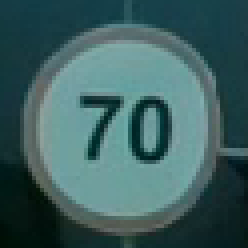
#> input picture AutoVisionDrive_pkg/Detection/Signs/Classification/test_images/1235.png, 62 x 62 px (shown 4 times larger)
$ python -i Morph_op.py   (imports and definitions only)
#> lines starting #> are read from the running program, lines starting #| are printed output that depends on the picture; after the words box and inside, x2 and y2 are one past the last pixel; in counts of white or black regions, pixels touching at a corner belong together
import cv2
import numpy as np
import math
import time
from .utilities import Distance, Distance_
from ...config import config

# [14 lines left out: function BwareaOpen, not called in this run]

def FindExtremas(img):
    positions = np.nonzero(img)
    if (len(positions)!=0):
        top = positions[0].min()
        bottom = positions[0].max()
        left = positions[1].min()
        right = positions[1].max()
        return top,bottom
    else:
        return 0,0

def FindLowestRow(img):
    positions = np.nonzero(img)

    if (len(positions)!=0):
        top = positions[0].min()
        bottom = positions[0].max()
        left = positions[1].min()
        right = positions[1].max()
        return bottom
    else:
        return img.shape[0]

# [45 lines left out: functions RetLargestContour, RetLargestContour_OuterLane, not called in this run]

def ROI_extracter(image,strtPnt,endPnt):

    ROI_mask = np.zeros(image.shape, dtype=np.uint8)
    cv2.rectangle(ROI_mask,strtPnt,endPnt,255,thickness=-1)
    #image_ROI = cv2.bitwise_and(image,image,mask=ROI_mask)
    image_ROI = cv2.bitwise_and(image,ROI_mask)
    return image_ROI

def ExtractPoint(img,specified_row):
    Point= (0,specified_row)
    specified_row_data = img[ specified_row-1,:]

    positions = np.nonzero(specified_row_data)
    #print("positions",positions)
    #print("len(positions[0])",len(positions[0]))
    if (len(positions[0])!=0):
        #print(positions[0])
        min_col = positions[0].min()
        Point=(min_col,specified_row)
    return Point

def Ret_LowestEdgePoints(gray):

    Outer_Points_list=[]
    thresh = np.zeros(gray.shape,dtype=gray.dtype)
    Lane_OneSide=np.zeros(gray.shape,dtype=gray.dtype)
    Lane_TwoSide=np.zeros(gray.shape,dtype=gray.dtype)

    _,bin_img = cv2.threshold(gray,0,255,cv2.THRESH_BINARY)

    cnts = cv2.findContours(bin_img, cv2.RETR_EXTERNAL, cv2.CHAIN_APPROX_NONE)[1]
    thresh = cv2.drawContours(thresh, cnts, 0, (255,255,255), 1) # [ contour = less then minarea contour, contourIDx, Colour , Thickness ]


    Top_Row,Bot_Row = FindExtremas(thresh)

    Contour_TopBot_PortionCut = ROI_extracter(thresh,(0, Top_Row + 5),(thresh.shape[1],Bot_Row-5))

    cnts2 = cv2.findContours(Contour_TopBot_PortionCut, cv2.RETR_EXTERNAL, cv2.CHAIN_APPROX_NONE)[1]

    LowRow_a=-1
    LowRow_b=-1

    Euc_row=0

    First_line = np.copy(Lane_OneSide)
    cnts_tmp = []


    if(len(cnts2)>1):
        for index_tmp, cnt_tmp in enumerate(cnts2):
            if((cnt_tmp.shape[0])>50):
                cnts_tmp.append(cnt_tmp)
        cnts2 = cnts_tmp

    for index, cnt in enumerate(cnts2):
        Lane_OneSide = np.zeros(gray.shape,dtype=gray.dtype)
        Lane_OneSide = cv2.drawContours(Lane_OneSide, cnts2, index, (255,255,255), 1) # [ contour = less then minarea contour, contourIDx, Colour , Thickness ]
        Lane_TwoSide = cv2.drawContours(Lane_TwoSide, cnts2, index, (255,255,255), 1) # [ contour = less then minarea contour, contourIDx, Colour , Thickness ]

        if(len(cnts2)==2):
            if (index==0):
                First_line = np.copy(Lane_OneSide)
                LowRow_a = FindLowestRow(Lane_OneSide)
            elif(index==1):
                LowRow_b = FindLowestRow(Lane_OneSide)
                if(LowRow_a<LowRow_b):# First index is shorter
                    Euc_row=LowRow_a
                else:
                    Euc_row=LowRow_b
                # [4 lines of commented-out code are left out]
                Point_a = ExtractPoint(First_line,Euc_row)
                Point_b = ExtractPoint(Lane_OneSide,Euc_row)
                Outer_Points_list.append(Point_a)
                Outer_Points_list.append(Point_b)

    return Lane_TwoSide, Outer_Points_list

# [81 lines left out: functions ApproxDistBWCntrs, Estimate_MidLane, not called in this run]

>>> import cv2
>>> picture = cv2.imread('../Signs/Classification/test_images/1235.png', cv2.IMREAD_GRAYSCALE)
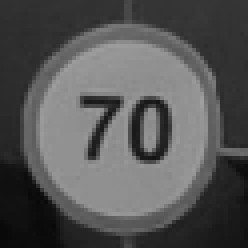
#> picture: shape (62, 62) (shown 4 times larger); min 9, max 160, mean 85.3
>>> result = Ret_LowestEdgePoints(picture)
#> in Ret_LowestEdgePoints, `_,bin_img = cv2.threshold(gray,0,255,cv2.THRESH_BINARY)`: bin_img: shape (62, 62); every value is 255
#> in Ret_LowestEdgePoints, `cnts = cv2.findContours(bin_img, cv2.RETR_EXTERNAL, cv2.CHAIN_APPROX_N..`: cnts = 1 contour; box (x1, y1, x2, y2) and area: (0, 0, 62, 62) 3721
#> in Ret_LowestEdgePoints, `thresh = cv2.drawContours(thresh, cnts, 0, (255,255,255), 1)`:
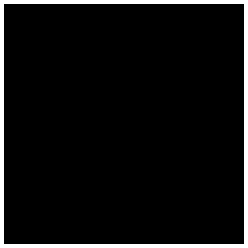
#> thresh: shape (62, 62) (shown 4 times larger); 6.3% white in thin lines or dots
#> in FindExtremas, `positions = np.nonzero(img)`: positions = 244 positions, rows 0 to 61, columns 0 to 61
#> in FindExtremas, `top = positions[0].min()`: top = 0
#> in FindExtremas, `bottom = positions[0].max()`: bottom = 61
#> in FindExtremas, `left = positions[1].min()`: left = 0
#> in FindExtremas, `right = positions[1].max()`: right = 61
#> in Ret_LowestEdgePoints, `Top_Row,Bot_Row = FindExtremas(thresh)`: Top_Row = 0; Bot_Row = 61
#> in ROI_extracter, `cv2.rectangle(ROI_mask,strtPnt,endPnt,255,thickness=-1)`:
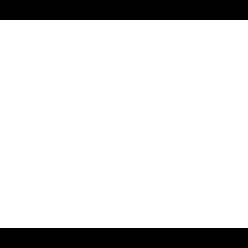
#> ROI_mask: shape (62, 62) (shown 4 times larger); 83.9% white; 2 black regions, box (x1, y1, x2, y2) and area: (0, 0, 62, 5) 310, (0, 57, 62, 62) 310
#> in ROI_extracter, `image_ROI = cv2.bitwise_and(image,ROI_mask)`:
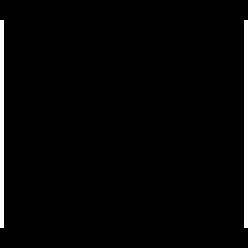
#> image_ROI: shape (62, 62) (shown 4 times larger); 2.7% white in thin lines or dots, all inside (x1, y1, x2, y2) = (0, 5, 62, 57)
#> in Ret_LowestEdgePoints, `cnts2 = cv2.findContours(Contour_TopBot_PortionCut, cv2.RETR_EXTERNAL,..`: cnts2 = 2 contours, all with area under 20
#> the loop in Ret_LowestEdgePoints, `for index_tmp, cnt_tmp in enumerate(cnts2):` made 2 passes
#> index_tmp on passes 1 to 2: 0, 1
#> the loop in Ret_LowestEdgePoints, `for index, cnt in enumerate(cnts2):` made 2 passes
#> (LowRow_b, Euc_row) on pass 2: (56, 56)
#> pass 1, in Ret_LowestEdgePoints, `Lane_OneSide = cv2.drawContours(Lane_OneSide, cnts2, index, (255,255,2..`:
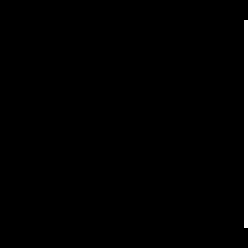
#> Lane_OneSide: shape (62, 62) (shown 4 times larger); 1.4% white in thin lines or dots, all inside (x1, y1, x2, y2) = (61, 5, 62, 57)
#> pass 2, in Ret_LowestEdgePoints, `Lane_OneSide = cv2.drawContours(Lane_OneSide, cnts2, index, (255,255,2..`:
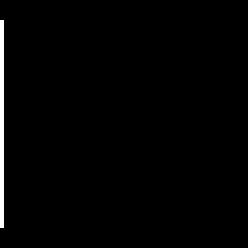
#> Lane_OneSide: shape (62, 62) (shown 4 times larger); 1.4% white in thin lines or dots, all inside (x1, y1, x2, y2) = (0, 5, 1, 57)
#> after the loop in Ret_LowestEdgePoints, `for index, cnt in enumerate(cnts2):`: Outer_Points_list = [(61, 56), (0, 56)]

$ run again, on AutoVisionDrive_pkg/Detection/Signs/Classification/test_images/1351.png
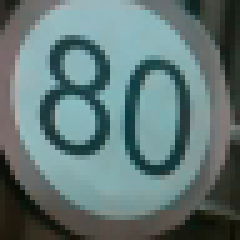
#> input picture AutoVisionDrive_pkg/Detection/Signs/Classification/test_images/1351.png, 48 x 48 px (shown 5 times larger)
#> bin_img: shape (48, 48); every value is 255
#> cnts = 1 contour; box (x1, y1, x2, y2) and area: (0, 0, 48, 48) 2209
#> in Ret_LowestEdgePoints, `thresh = cv2.drawContours(thresh, cnts, 0, (255,255,255), 1)`:
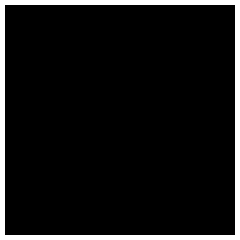
#> thresh: shape (48, 48) (shown 5 times larger); 8.2% white in thin lines or dots
#> in FindExtremas, `positions = np.nonzero(img)`: positions = 188 positions, rows 0 to 47, columns 0 to 47
#> in FindExtremas, `top = positions[0].min()`: top = 0
#> in FindExtremas, `bottom = positions[0].max()`: bottom = 47
#> in FindExtremas, `left = positions[1].min()`: left = 0
#> in FindExtremas, `right = positions[1].max()`: right = 47
#> Top_Row = 0; Bot_Row = 47
#> ROI_mask: shape (48, 48); 79.2% white; 2 black regions, box (x1, y1, x2, y2) and area: (0, 0, 48, 5) 240, (0, 43, 48, 48) 240
#> image_ROI: shape (48, 48); 3.3% white in thin lines or dots, all inside (x1, y1, x2, y2) = (0, 5, 48, 43)
#> cnts2 = 2 contours, all with area under 20
#> the loop in Ret_LowestEdgePoints, `for index_tmp, cnt_tmp in enumerate(cnts2):` made 2 passes
#> index_tmp on passes 1 to 2: 0, 1
#> the loop in Ret_LowestEdgePoints, `for index, cnt in enumerate(cnts2):` made 2 passes
#> (LowRow_b, Euc_row) on pass 2: (42, 42)
#> pass 2, in Ret_LowestEdgePoints, `Lane_OneSide = cv2.drawContours(Lane_OneSide, cnts2, index, (255,255,2..`:
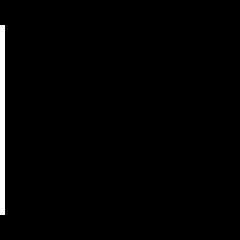
#> Lane_OneSide: shape (48, 48) (shown 5 times larger); 1.6% white in thin lines or dots, all inside (x1, y1, x2, y2) = (0, 5, 1, 43)
#> after the loop in Ret_LowestEdgePoints, `for index, cnt in enumerate(cnts2):`: Outer_Points_list = [(47, 42), (0, 42)]

$ run again, on AutoVisionDrive_pkg/Detection/Signs/Classification/test_images/1827.png
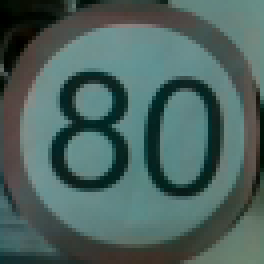
#> input picture AutoVisionDrive_pkg/Detection/Signs/Classification/test_images/1827.png, 66 x 66 px (shown 4 times larger)
#> in Ret_LowestEdgePoints, `_,bin_img = cv2.threshold(gray,0,255,cv2.THRESH_BINARY)`:
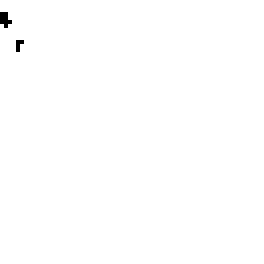
#> bin_img: shape (66, 66) (shown 4 times larger); 99.7% white; black in thin lines or dots, all inside (x1, y1, x2, y2) = (0, 3, 6, 13)
#> cnts = 1 contour; box (x1, y1, x2, y2) and area: (0, 0, 66, 66) 4216
#> thresh: shape (66, 66); 6% white in thin lines or dots
#> in FindExtremas, `positions = np.nonzero(img)`: positions = 263 positions, rows 0 to 65, columns 0 to 65
#> in FindExtremas, `top = positions[0].min()`: top = 0
#> in FindExtremas, `bottom = positions[0].max()`: bottom = 65
#> in FindExtremas, `left = positions[1].min()`: left = 0
#> in FindExtremas, `right = positions[1].max()`: right = 65
#> Top_Row = 0; Bot_Row = 65
#> ROI_mask: shape (66, 66); 84.8% white; 2 black regions, box (x1, y1, x2, y2) and area: (0, 0, 66, 5) 330, (0, 61, 66, 66) 330
#> image_ROI: shape (66, 66); 2.6% white in thin lines or dots, all inside (x1, y1, x2, y2) = (0, 5, 66, 61)
#> cnts2 = 2 contours, all with area under 20
#> the loop in Ret_LowestEdgePoints, `for index_tmp, cnt_tmp in enumerate(cnts2):` made 2 passes
#> index_tmp on passes 1 to 2: 0, 1
#> the loop in Ret_LowestEdgePoints, `for index, cnt in enumerate(cnts2):` made 2 passes
#> (LowRow_b, Euc_row) on pass 2: (60, 60)
#> pass 2, in Ret_LowestEdgePoints, `Lane_OneSide = cv2.drawContours(Lane_OneSide, cnts2, index, (255,255,2..`:
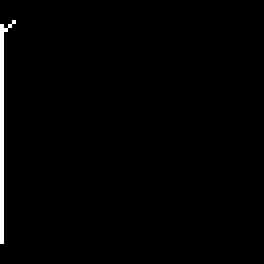
#> Lane_OneSide: shape (66, 66) (shown 4 times larger); 1.3% white in thin lines or dots, all inside (x1, y1, x2, y2) = (0, 5, 4, 61)
#> after the loop in Ret_LowestEdgePoints, `for index, cnt in enumerate(cnts2):`: Outer_Points_list = [(65, 60), (0, 60)]
